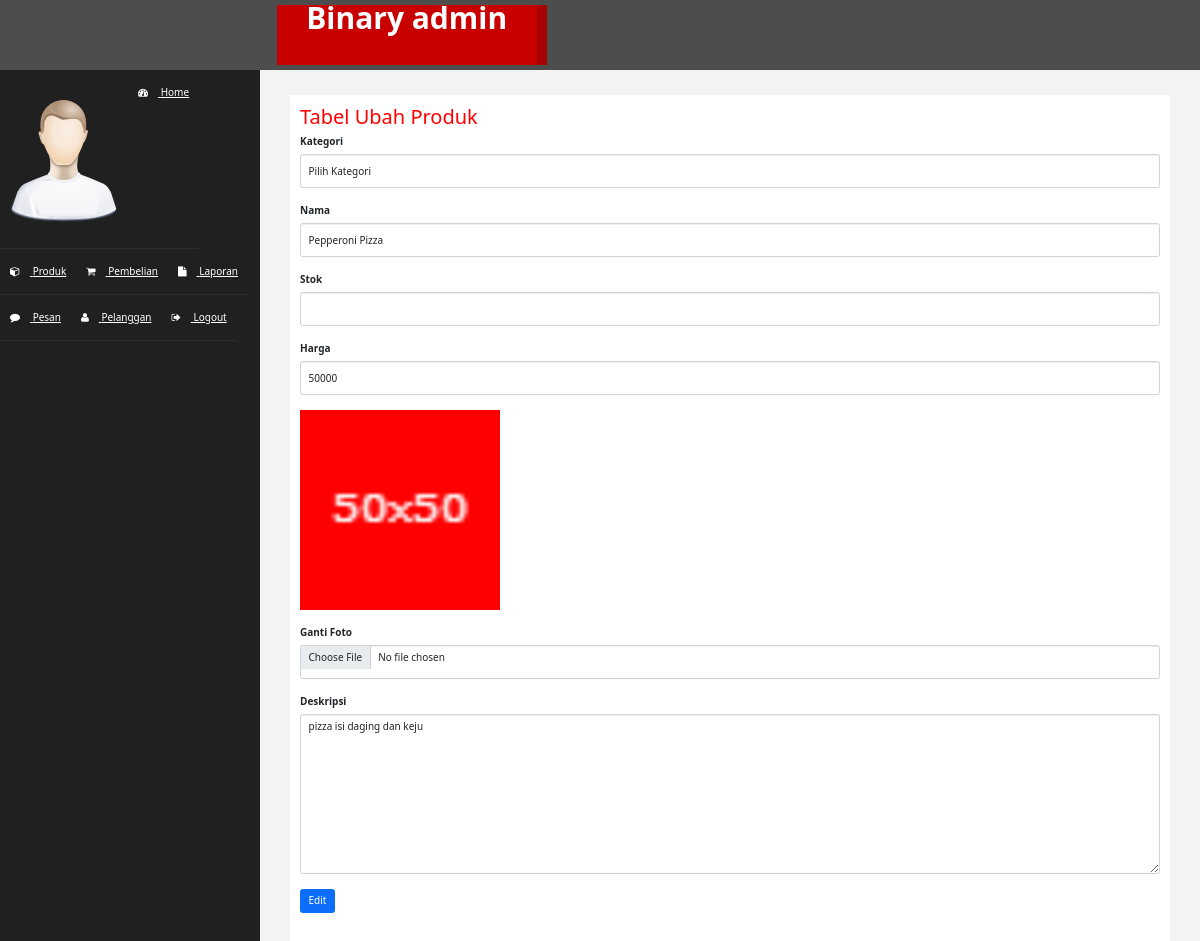
Page /Admin/index.php?halaman=ubahproduk&id=1 (signed in) on the committed database.
### tables this page shows
CREATE TABLE `produk` (
  `id_produk` int(11) NOT NULL,
  `nama_produk` varchar(100) NOT NULL,
  `kategori` varchar(100) NOT NULL,
  `harga_produk` int(100) NOT NULL,
  `foto_produk` varchar(100) NOT NULL,
  `deskripsi` varchar(300) NOT NULL,
  `stok` varchar(50) NOT NULL
);

### Admin/ubahproduk.php (the view, shortened to what this page needs)
<h2>Tabel Ubah Produk</h2>
<?php
include "koneksi.php";
$sql=mysqli_query($conn,"SELECT * FROM produk WHERE id_produk='$_GET[id]'");
$data = mysqli_fetch_assoc($sql);
?>
<!doctype html>
<html lang="en">
  <head>
    <link href="https://cdn.jsdelivr.net/npm/bootstrap@5.1.3/dist/css/bootstrap.min.css" rel="stylesheet">
    <form action="" method="post" enctype="multipart/form-data">
    <div class="form-group">
        <label>Kategori</label>
            <select name="kategori" class="form-control">
                <option value="">Pilih Kategori</option>
            </select>
    </div>
    <div class="form-group">
        <label> Nama </label>
        <input type="text" class="form-control" name="nama" value="<?php echo $data['nama_produk'];?>">
    </div>
    <div class="form-group">
        <label> Stok</label>
        <input type="text" class="form-control" name="stok">
    </div>
    <div class="form-group">
        <label> Harga </label>
        <input type="text" class="form-control" name="harga" value="<?php echo $data['harga_produk'];?>">
    </div>
    <div class="form-group">
        <img src="../foto/<?php echo $data['foto_produk'];?>" alt="" width="200">
    </div>
    <div class="form-group">
        <label >Ganti Foto</label>
        <input type="file" class="form-control" name="foto">
    </div>
    <div class="form-group">
        <label> Deskripsi </label>
        <textarea class="form-control" name="deskripsi"  rows="10" ><?php echo $data['deskripsi'];?></textarea>
    </div>
    <button class="btn btn-primary " name="edit">Edit</button>
</form>
  </body>
</html>

### Admin/assets/css/custom.css (style rules this page uses)
body { font-family: 'Open Sans', sans-serif; }
h2 { color: #f00; }

### rows in the picture
produk: nama "Pepperoni Pizza", harga "50000", foto_produk (picture), deskripsi "pizza isi daging dan keju"
